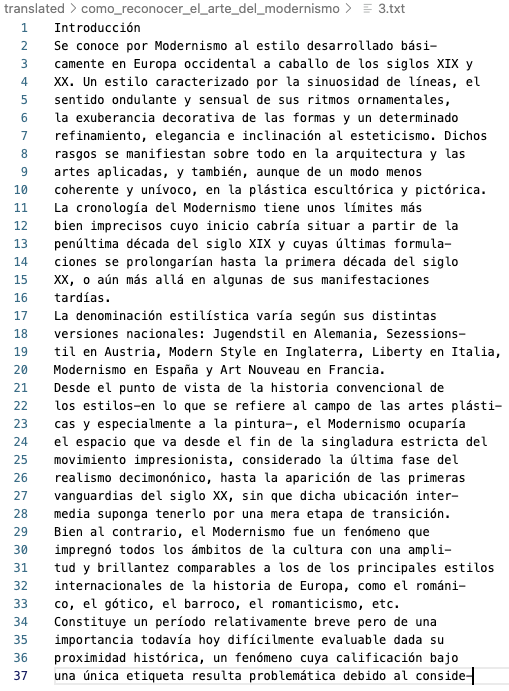
#> input picture translated/como_reconocer_el_arte_del_modernismo/translated_text.png, 509 x 691 px; its folder holds only this picture in this run
$ python direct_ocr.py
#> lines starting #> are read from the running program, lines starting #| are printed output that depends on the picture; after the words box and inside, x2 and y2 are one past the last pixel; in counts of white or black regions, pixels touching at a corner belong together
import cv2
import pytesseract
import requests
import json
import base64
from dotenv import load_dotenv
import os
from pathlib import Path
import argparse

# Load environment variables
load_dotenv(dotenv_path=Path('../.env'))

class DirectOcr:
    def __init__(self, image_dir, use_google_vision=False):
        self.image_dir = Path(image_dir)
        self.use_google_vision = use_google_vision
        self.google_api_key = os.getenv("GOOGLE_API_KEY")

        # Create output directory based on the input directory name
        self.output_dir = Path("translated") / self.image_dir.name
        os.makedirs(self.output_dir, exist_ok=True)

    def preprocess_image(self, image_path):
        """Preprocess the image for better OCR results."""
        image = cv2.imread(str(image_path))
#> image is the input picture: shape (691, 509, 3); mean B, G, R 230.5, 230.4, 230.2
        if image is None:
            print(f"Error: Could not load image {image_path}. Please check the file path.")
            return None

        gray = cv2.cvtColor(image, cv2.COLOR_BGR2GRAY)
        blurred = cv2.GaussianBlur(gray, (3, 3), 0)
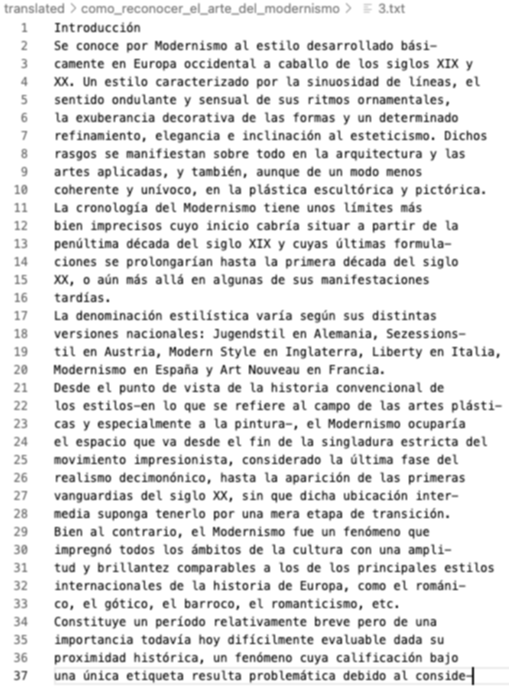
#> blurred: shape (691, 509); min 36, max 255, mean 230.4
        clahe = cv2.createCLAHE(clipLimit=2.0, tileGridSize=(8, 8))
        enhanced = clahe.apply(blurred)
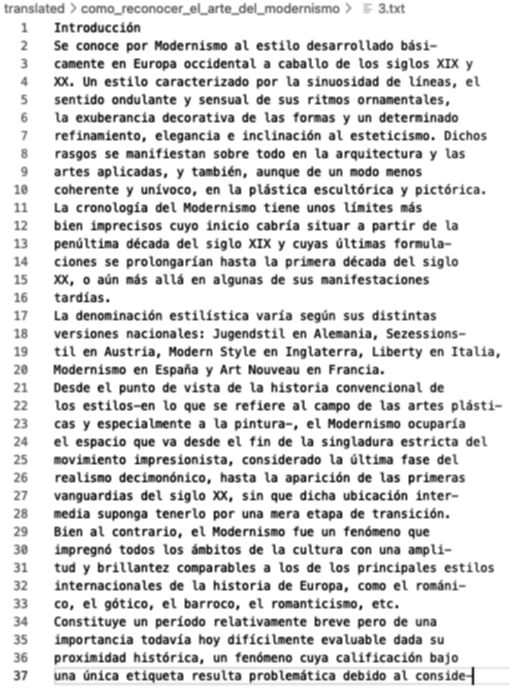
#> enhanced: shape (691, 509); min 27, max 255, mean 222.1
        binary = cv2.adaptiveThreshold(enhanced, 245, cv2.ADAPTIVE_THRESH_GAUSSIAN_C, cv2.THRESH_BINARY_INV, 15, 5)
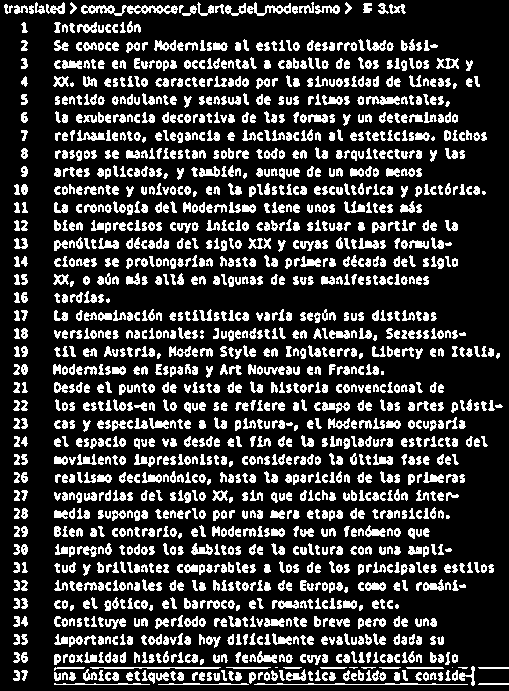
#> binary: shape (691, 509); values 0 (black) and 245 (white), 21.2% white; 1575 white regions (27 under 20 px), largest, box (x1, y1, x2, y2) and area: (81, 5, 178, 16) 513, (254, 683, 468, 685) 276, (247, 2, 291, 16) 239

        return binary

    def extract_text_with_tesseract(self, image):
        """Extract text using Tesseract OCR."""
        try:
            text = pytesseract.image_to_string(image, lang='spa', config='--psm 6')
            if text.strip():
                return text
            else:
                print("No text was extracted.")
                return None
        except pytesseract.TesseractNotFoundError:
            print("Error: Tesseract is not installed or not in your PATH.")
            return None
        except Exception as e:
            print(f"An error occurred: {e}")
            return None

    def extract_text_with_google_vision(self, image_path):
        """Extract text using Google Cloud Vision API."""
        try:
            with open(image_path, 'rb') as image_file:
                content = image_file.read()
            encoded_image = base64.b64encode(content).decode('utf-8')

            payload = {
                "requests": [
                    {
                        "image": {"content": encoded_image},
                        "features": [{"type": "TEXT_DETECTION"}],
                    }
                ]
            }

            url = f"https://vision.googleapis.com/v1/images:annotate?key={self.google_api_key}"
            headers = {'Content-Type': 'application/json'}
            response = requests.post(url, data=json.dumps(payload), headers=headers)

            if response.status_code == 200:
                result = response.json()
                if 'responses' in result and len(result['responses']) > 0:
                    texts = result['responses'][0].get('textAnnotations', [])
                    if texts:
                        return texts[0]['description']  # Return the extracted text
                    else:
                        print("No text was extracted.")
                        return None
                else:
                    print("No text was extracted.")
                    return None
            else:
                print(f"Error: {response.status_code} - {response.text}")
                return None
        except Exception as e:
            print(f"An error occurred with Google Cloud Vision: {e}")
            return None

    def process_image(self, image_path):
        """Process a single image and save the extracted text."""
        print(f"Processing image: {image_path}")

        if self.use_google_vision:
            text = self.extract_text_with_google_vision(image_path)
        else:
            binary_image = self.preprocess_image(image_path)
            if binary_image is not None:
                text = self.extract_text_with_tesseract(binary_image)

        if text:
            # Save the extracted text with the same name as the image
            image_name = Path(image_path).stem
            output_file = self.output_dir / f"{image_name}.txt"
            with open(output_file, 'w', encoding='utf-8') as file:
                file.write(text)
            print(f"Saved extracted text to {output_file}")

    def process_directory(self):
        """Process all images in the directory."""
        if not self.image_dir.is_dir():
            print(f"Error: {self.image_dir} is not a valid directory.")
            return

        for image_path in self.image_dir.glob("*.*"):
            if image_path.suffix.lower() in [".jpg", ".jpeg", ".png"]:
                self.process_image(image_path)
#> (the call stopped at in extract_text_with_tesseract, `text = pytesseract.image_to_string(image, lang='spa', config='--psm 6')`: pytesseract is not available in this run)


if __name__ == "__main__":
    image_book_directory = "resources/como_reconocer_el_arte_del_modernismo" # Default value

    parser = argparse.ArgumentParser(description="Extract text from images in a directory.")
    parser.add_argument(
        "--image_dir",
        type=str,
        default=image_book_directory,
        required=False,
        help="Path to the directory containing images."
    )
    parser.add_argument(
        "--use_google_vision",
        action="store_true",
        default=False,
        help="Use Google Cloud Vision API for text extraction."
    )
    args = parser.parse_args()

    extractor = DirectOcr(image_dir=args.image_dir, use_google_vision=args.use_google_vision)

    extractor.process_directory()
